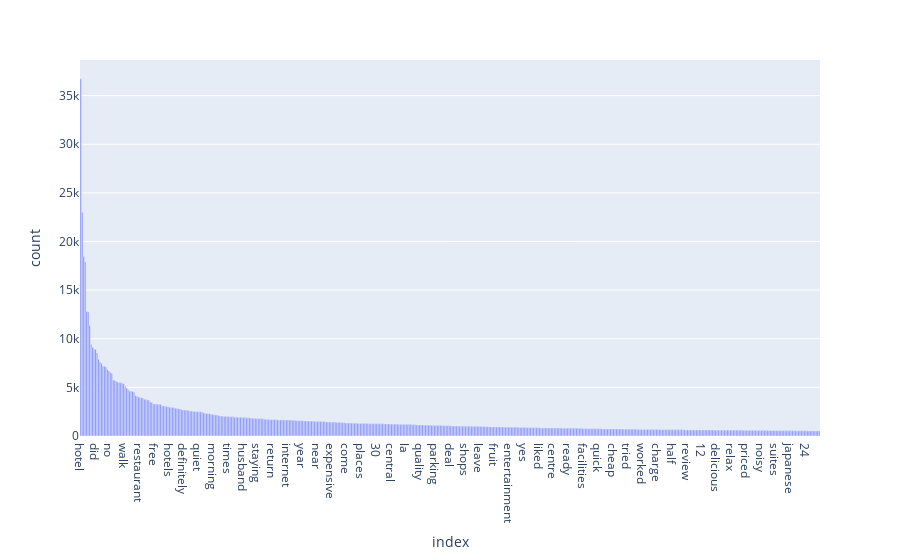

The notebook cell saved with this chart:
### Code cell
# Amount of tokens for Promoters
most_importants = get_top_n_words(df[df.Cluster == 1].Review, n=500)
promotores = set(most_importants.index[:100])
print(most_importants.head(10))
px.bar(most_importants, x=most_importants.index, y='count')

### Figure 1 — Plotly figure (JSON) as saved in the notebook; plotly's stock layout.template omitted (floating-point values rounded to 4 significant figures; data arrays with more than 128 entries replaced by an {"elided": "..."} marker saying what was removed)
{"data": [{"alignmentgroup": "True", "hovertemplate": "index=%{x}<br>count=%{y}<extra></extra>", "legendgroup": "", "marker": {"color": "#636efa", "pattern": {"shape": ""}}, "name": "", "offsetgroup": "", "orientation": "v", "showlegend": false, "textposition": "auto", "type": "bar", "x": {"elided": "500 str values"}, "xaxis": "x", "y": {"elided": "500 int values"}, "yaxis": "y"}], "layout": {"barmode": "relative", "legend": {"tracegroupgap": 0}, "margin": {"t": 60}, "xaxis": {"anchor": "y", "domain": [0, 1], "title": {"text": "index"}}, "yaxis": {"anchor": "x", "domain": [0, 1], "title": {"text": "count"}}}}
